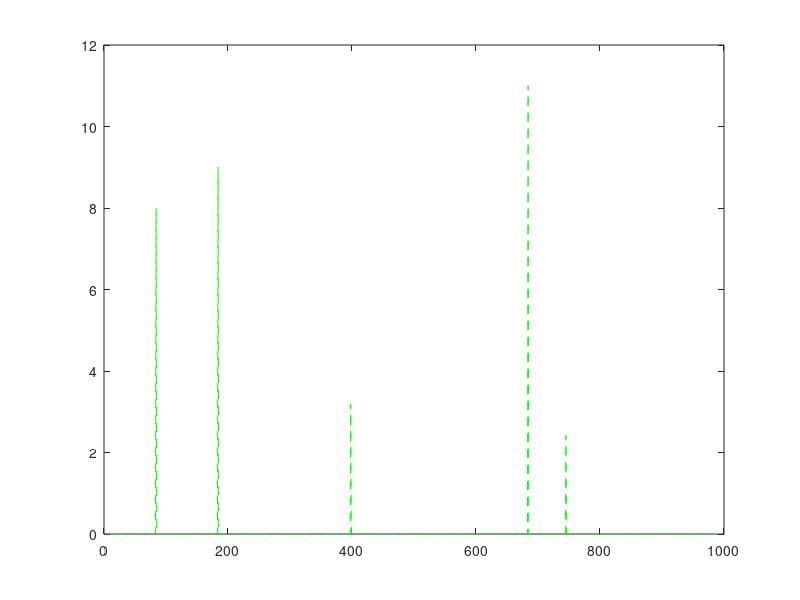
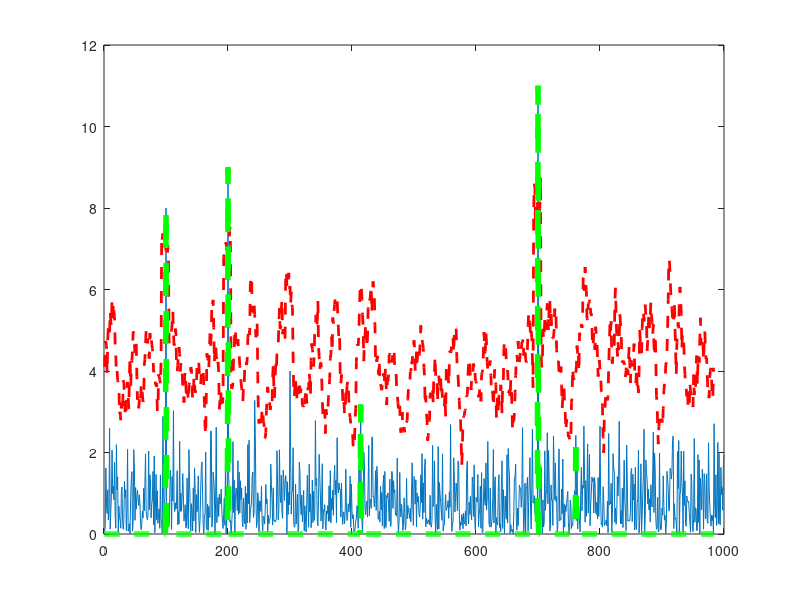

Recreate these plots in MATLAB, in order.
% Implement 1D CFAR using lagging cells on the given noise and target scenario.

% Close and delete all currently open figures
close all;

% Data_points
Ns = 1000;

% Generate random noise
s=abs(randn(Ns,1));

%Targets location. Assigning bin 100, 200, 300 and 700 as Targets with the amplitudes of 8, 9, 4, 11.
s([100 ,200, 300, 700])=[8 9 4 11];

%plot the output
plot(s);

% TODO: Apply CFAR to detect the targets by filtering the noise.

% 1. Define the following:
% 1a. Training Cells
T = 12;

% 1b. Guard Cells 
G = 4;

% Offset : Adding room above noise threshold for desired SNR 
offset=5;

% Vector to hold threshold values 
threshold_cfar = [];

%Vector to hold final signal after thresholding
signal_cfar = [];

% 2. Slide window across the signal length
for i = 1:(Ns-(G+T+1))     

    % 2. - 5. Determine the noise threshold by measuring it within the training cells
    noise_level = sum(s(i:i+T-1));
    
    threshold = (noise_level/T)*offset;
    threshold_cfar = [threshold_cfar, {threshold}];

    % 6. Measuring the signal within the CUT
    signal = s(i+T+G);

    % 8. Filter the signal above the threshold
 
    if (signal<threshold)
        signal=0;
    end
    signal_cfar = [signal_cfar, {signal}];
end




% plot the filtered signal
plot (cell2mat(signal_cfar),'g--');

% plot original sig, threshold and filtered signal within the same figure.
figure,plot(s);
hold on,plot(cell2mat(circshift(threshold_cfar,G)),'r--','LineWidth',2)
hold on, plot (cell2mat(circshift(signal_cfar,(T+G))),'g--','LineWidth',4);
